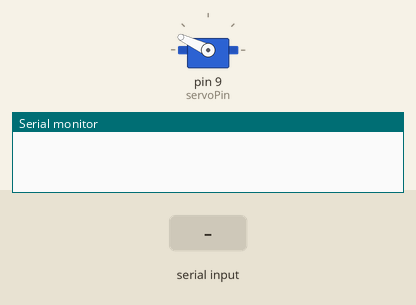
Recording of a sketch running on a simulated Arduino Uno, built with avr-gcc and run on an emulated ATmega328P. Shown: servo, the last lines printed to the serial monitor. Inputs (shaded band) come from the test bench.

Above: at 1.2 s.
1.3 s: "0" received over Serial
At 2.8 s:
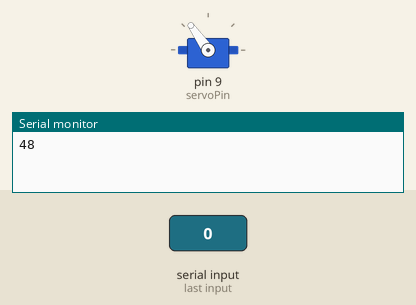
4.3 s: "1" received over Serial
At 5.9 s:
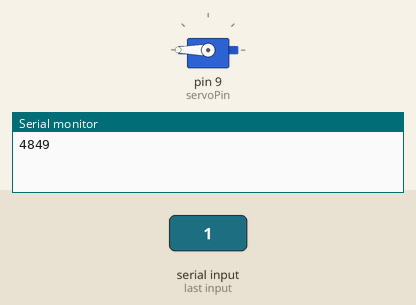
Timing chart, 0 to 12.0 s (numbered marks = the images above; inputs shaded):
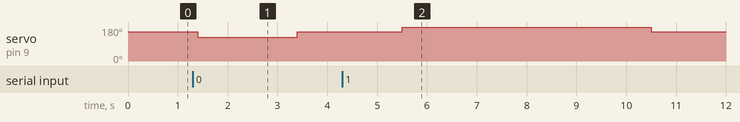

The sketch:

servo.ino
```cpp
#include<Servo.h>

Servo servo;
#define servoPin 9
int flag;

void left() {
  servo.write(125);
  delay(2000);
  servo.write(155);
  delay(2000);
}

void right() {
  servo.write(360);
  delay(5000);
  servo.write(155);

}


void setup() {
  // put your setup code here, to run once:

  servo.attach(servoPin);
  servo.write(155);

  Serial.begin(9600);
}

void loop() {
  // Execute only if data is available from serial
    if (Serial.available() > 0) {
      delay(100);
      flag = Serial.read();
      Serial.print(flag);

      //
      if(flag == '0'){
        left();
      } else if (flag == '1'){
        right();
      }
    }


}
```

Measured:
- after the input at 1.3 s, servo on pin 9 (servoPin): 155° → 125° after 0.10 s, → 155° 2.0 s later
- after the input at 4.3 s, servo on pin 9 (servoPin): 155° → 180° after 1.2 s, → 155° 5.0 s later
